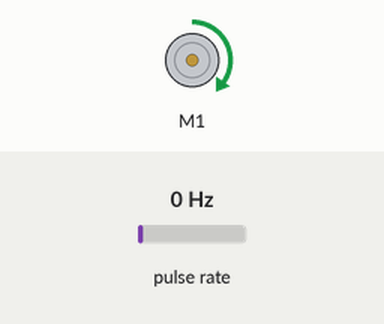
Simulated run of this sketch. Board: Arduino Uno, built with avr-gcc and run on an emulated ATmega328P. Shown: DC motor (green arrow = forward, orange = backward, longer = faster). Wiring (inferred from the names in the program): pulse sensor: data pin 2. Inputs (shaded band) come from the test bench; at power-on: pulse rate 0 Hz. What the sketch prints to the serial monitor is not drawn.

Above: at 0.1 s.
Timing chart, 0 to 1.6 s (numbered marks = the images above):
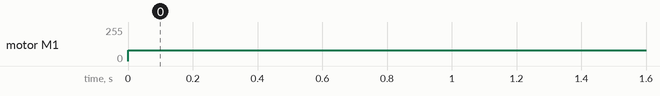

The sketch:

my_speed_encoder_proto.ino
```cpp
// (licence header left out)
#include <AFMotor.h>
//AF_DCMotor motor1(1, MOTOR12_1KHZ); // create motor #1 using M1 output on Motor Drive Shield, set to 1kHz PWM frequency
//AF_DCMotor motor2(4, MOTOR12_1KHZ); // create motor #2, using M4
AF_DCMotor motorl(1);
AF_DCMotor motorr(4);
int encoder_pin = 2;  // The pin the encoder is connected
unsigned int rpm;     // rpm reading
volatile byte pulses;  // number of pulses
unsigned long timeold;
// The number of pulses per revolution
// depends on your index disc!!
unsigned int pulsesperturn = 20;

 void counter()
 {
    //Update count
      pulses++;
 }

void setup() {
  Serial.begin(9600);           // set up Serial library at 9600 bps
 //encoder
    //Use statusPin to flash along with interrupts
   pinMode(encoder_pin, INPUT);

   //Interrupt 0 is digital pin 2, so that is where the IR detector is connected
   //Triggers on FALLING (change from HIGH to LOW)
   attachInterrupt(0, counter, FALLING);
   // Initialize
   pulses = 0;
   rpm = 0;
   timeold = 0;
  Serial.println("Motor test!");

  // turn on motor
  motorl.setSpeed(80);
  // motor.run(RELEASE);
}
void loop() {
  motorl.run(FORWARD);
  encoder();
  //delay(2000);
  //motor.run(RELEASE);
}
void encoder(){
if (millis() - timeold >= 1000){  /*Uptade every one second, this will be equal to reading frecuency (Hz).*/

  //Don't process interrupts during calculations
   detachInterrupt(0);
   //Note that this would be 60*1000/(millis() - timeold)*pulses if the interrupt
   //happened once per revolution
   rpm = (60 * 1000 / pulsesperturn )/ (millis() - timeold)* pulses;
   timeold = millis();
   pulses = 0;

   //Write it out to serial port
   Serial.print("RPM = ");
   Serial.println(rpm,DEC);
   //Restart the interrupt processing
   attachInterrupt(0, counter, FALLING);
   }

}
```

Measured:
- by itself, motor M1: stopped → forward 80/255 at 0.00 s
